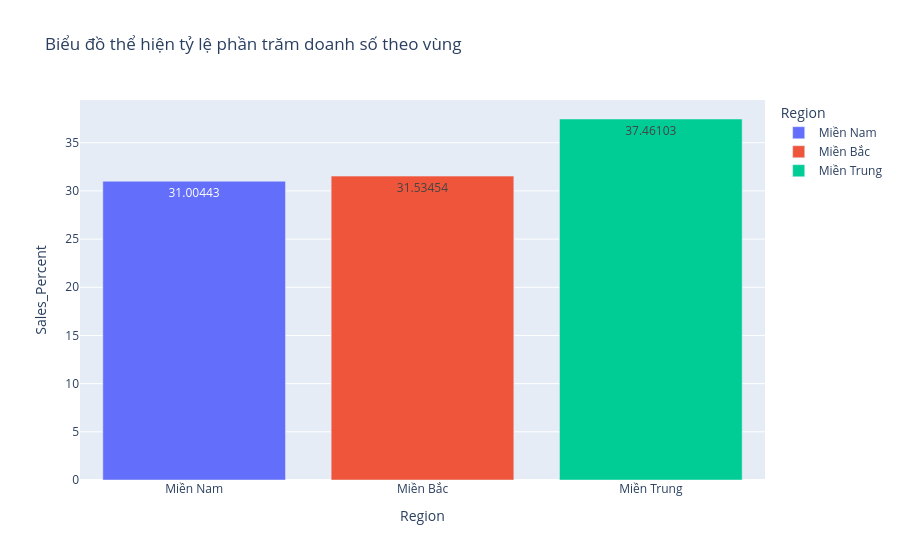

Here is the notebook cell this chart was saved with:
### Code cell
# Câu 3
import plotly.express as px

bang_tong_hop = df_sales[['Region', 'Sales_Percent']].drop_duplicates()
print(bang_tong_hop)

fig = px.bar(
    bang_tong_hop,
    x='Region',
    y='Sales_Percent',
    color='Region',
    labels={'x': 'Vùng', 'y': 'Tỷ lệ phần trăm doanh số (%)'},
    title="Biểu đồ thể hiện tỷ lệ phần trăm doanh số theo vùng",
    text_auto=True
)

fig.show()

### Figure 1 — Plotly figure (JSON) as saved in the notebook; plotly's stock layout.template omitted (floating-point values rounded to 4 significant figures)
{"data": [{"hovertemplate": "Region=%{x}<br>Sales_Percent=%{y}<extra></extra>", "legendgroup": "Miền Nam", "marker": {"color": "#636efa", "pattern": {"shape": ""}}, "name": "Miền Nam", "orientation": "v", "showlegend": true, "textposition": "auto", "texttemplate": "%{y}", "type": "bar", "x": ["Miền Nam"], "xaxis": "x", "y": [31.0], "yaxis": "y"}, {"hovertemplate": "Region=%{x}<br>Sales_Percent=%{y}<extra></extra>", "legendgroup": "Miền Bắc", "marker": {"color": "#EF553B", "pattern": {"shape": ""}}, "name": "Miền Bắc", "orientation": "v", "showlegend": true, "textposition": "auto", "texttemplate": "%{y}", "type": "bar", "x": ["Miền Bắc"], "xaxis": "x", "y": [31.53], "yaxis": "y"}, {"hovertemplate": "Region=%{x}<br>Sales_Percent=%{y}<extra></extra>", "legendgroup": "Miền Trung", "marker": {"color": "#00cc96", "pattern": {"shape": ""}}, "name": "Miền Trung", "orientation": "v", "showlegend": true, "textposition": "auto", "texttemplate": "%{y}", "type": "bar", "x": ["Miền Trung"], "xaxis": "x", "y": [37.46], "yaxis": "y"}], "layout": {"barmode": "relative", "legend": {"title": {"text": "Region"}, "tracegroupgap": 0}, "title": {"text": "Biểu đồ thể hiện tỷ lệ phần trăm doanh số theo vùng"}, "xaxis": {"anchor": "y", "categoryarray": ["Miền Nam", "Miền Bắc", "Miền Trung"], "categoryorder": "array", "domain": [0, 1], "title": {"text": "Region"}}, "yaxis": {"anchor": "x", "domain": [0, 1], "title": {"text": "Sales_Percent"}}}}
